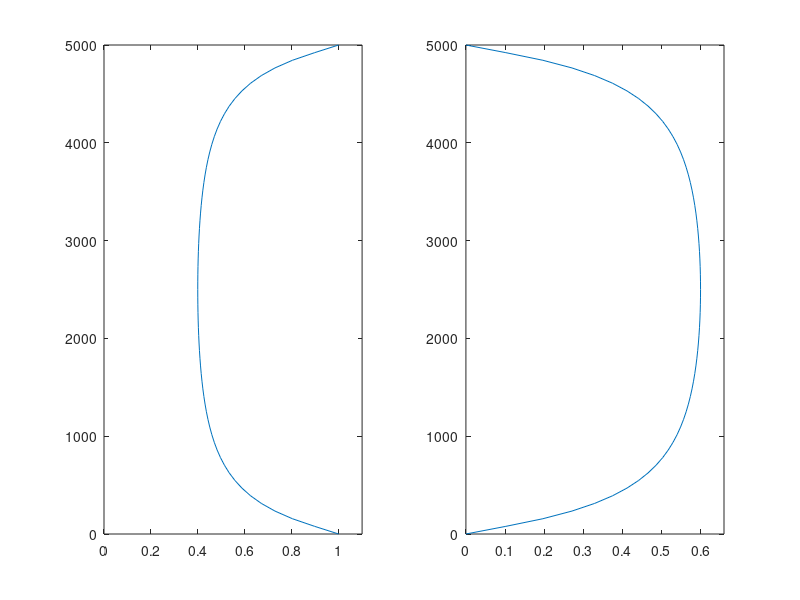

Reproduce this figure in MATLAB.
latitude = 33;
f0 = 2 * 7.2921E-5 * sin( latitude*pi/180 );

j_star = 3;
L_gm = 1.3e3; % thermocline exponential scale, meters
invT_gm = 5.2e-3; % reference buoyancy frequency, radians/seconds
E_gm = 6.3e-5; % non-dimensional energy parameter
E = L_gm*L_gm*L_gm*invT_gm*invT_gm*E_gm;
N0 = invT_gm;

H = (j_star+(1:1024)).^(-5/2);
H_norm = 1/sum(H);
B_norm = 1/atan(sqrt(N0*N0/(f0*f0)-1));


GM2D_uv_int = @(omega0,omega1,j) B_norm*H_norm*E*((j+j_star).^(-5/2))*( f0*sqrt(omega1*omega1-f0*f0)/(2*omega1*omega1) - (3/2)*atan(f0/sqrt(omega1*omega1-f0*f0)) - f0*sqrt(omega0*omega0-f0*f0)/(2*omega0*omega0) + (3/2)*atan(f0/sqrt(omega0*omega0-f0*f0)));


L = 5000;
z = linspace(0,L,65)';

H = H_norm*(j_star+(1:1024)).^(-5/2);

j_max = 300;

F2 = 0*z;
G2 = 0*z;
for j = 1:j_max
    F2 = F2 + (cos(z*j*pi/L)).^2*H_norm*(j_star+j).^(-5/2);
    G2 = G2 + (sin(z*j*pi/L)).^2*H_norm*(j_star+j).^(-5/2);
end

figure
subplot(1,2,1)
plot(F2,z)
xlim([0 1.1*max(F2)])
subplot(1,2,2)
plot(G2,z)
xlim([0 1.1*max(G2)])





return

F2 = 0*z;
G2 = 0*z;
for j = 1:j_max
    F2 = F2 + cos(z*j*pi/L)*H_norm*(j_star+j).^(-5/2);
    G2 = G2 + sin(z*j*pi/L)*H_norm*(j_star+j).^(-5/2);
end
F2 = F2.^2;
G2 = G2.^2;

figure
subplot(1,2,1)
plot(F2,z)
xlim([0 1.1*max(F2)])
subplot(1,2,2)
plot(G2,z)
xlim([0 1.1*max(G2)])
